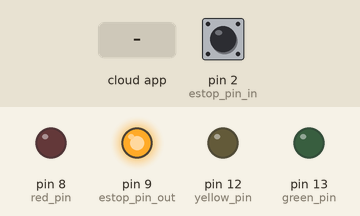
Simulated run of this sketch. Board: Arduino Uno, built with avr-gcc and run on an emulated ATmega328P. Shown: output pins drawn as LEDs (lit = HIGH). Dashed ring = blinking. The test bench sets the inputs (shaded band); at power-on: pin 2 (estop_pin_in) HIGH. The ROS host is connected and sends only what is stated.

Above: at 1.2 s.
1.3 s: the phone or cloud app sets visual_alerts to yellow_blink
At 2.8 s:
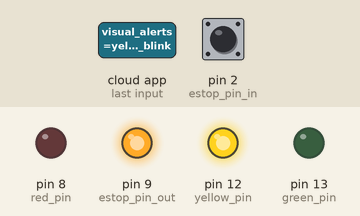
4.3 s: pin 2 (estop_pin_in) pulled LOW for 0.15 s
At 5.5 s:
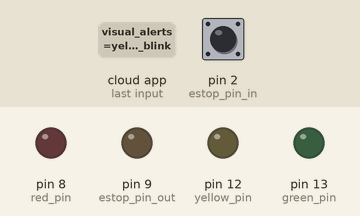
5.9 s: the phone or cloud app sets visual_alerts to red_blink
At 6.5 s:
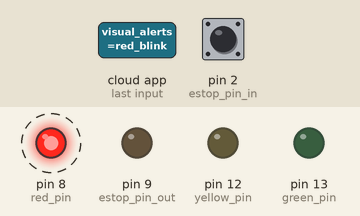
8.9 s: pin 2 (estop_pin_in) pulled LOW for 1 s
At 9.6 s:
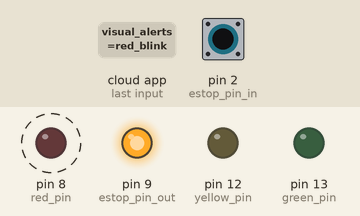
11.4 s: the phone or cloud app sets visual_alerts to green_blink
At 12.6 s:
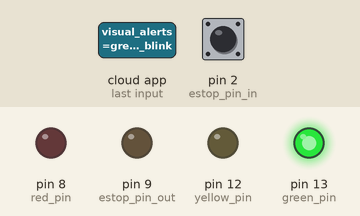
14.4 s: pin 2 (estop_pin_in) pulled LOW for 0.15 s
At 15.6 s:
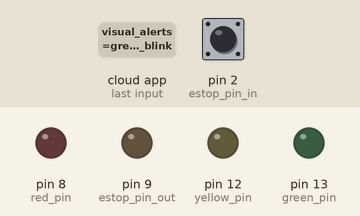
Timing chart, 0 to 17.0 s (numbered marks = the images above; inputs shaded):
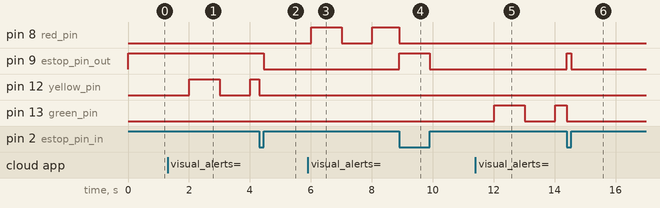

The sketch:

beacon_on_off.ino
```cpp
#include <ros.h>
#include <std_msgs/Empty.h>
#include <std_msgs/String.h>
#include <std_msgs/Bool.h>

ros::NodeHandle  nh;

const int red_pin=8;
const int yellow_pin=12;
const int green_pin=13;
const int estop_pin_in=2;
const int estop_pin_out=9;
const int period_blink=1000;
const int time_without_msg=3000;
const int time_min_light=1000;
unsigned long msg_time = 0;
unsigned long light_time = 0;
unsigned long last_light_time = 0;
unsigned long last_light_time_change=0;
String  current_alert="none";
String new_alert="none";
bool time_flag=false;
bool blinking_flag=true;
bool collision=false;

void messageCb( const std_msgs::String& data){
  new_alert=data.data;

  if (current_alert!=new_alert){
    last_light_time_change=millis();
  }
  if (millis()-last_light_time_change>time_min_light)
  {
    time_flag=true;
  }
  else{
    time_flag=false;
  }

  current_alert=new_alert;
  msg_time=millis();
}

ros::Subscriber<std_msgs::String> sub("visual_alerts", &messageCb );
std_msgs::Bool bool_msg;
ros::Publisher chatter("collision_detection", &bool_msg);

void setup()
{
  pinMode(red_pin, OUTPUT);
  pinMode(yellow_pin, OUTPUT);
  pinMode(green_pin, OUTPUT);
  pinMode(estop_pin_out, OUTPUT);
  digitalWrite(estop_pin_out, HIGH);   // unactivate estop as initial condition
  pinMode(estop_pin_in,INPUT);
  //attachInterrupt(digitalPinToInterrupt(estop_pin_in),PadReleased,FALLING);
  attachInterrupt(digitalPinToInterrupt(estop_pin_in),pin_eval,CHANGE);
  //attachInterrupt(digitalPinToInterrupt(estop_pin_in),PadReleased,RISING);
  //attachInterrupt(digitalPinToInterrupt(estop_pin_in),PadPressed,RISING);
  nh.initNode();
  nh.advertise(chatter);
  nh.subscribe(sub);

}

void check_time()
{
  light_time = millis();
  if (light_time - last_light_time > period_blink)
  {
    last_light_time = light_time;
    if (blinking_flag==true){
     blinking_flag=false;
    }
    else{
      blinking_flag=true;
    }
  }

  if (light_time- msg_time > time_without_msg){
    current_alert="none";
  }

}


void activation()
{
  check_time();
  if (current_alert=="none"){
      digitalWrite(green_pin, LOW);   // deactivate the green led
      digitalWrite(red_pin, LOW);   // deactivate the red led
      digitalWrite(yellow_pin, LOW);   // deactivate the yellow led
  }

  if (current_alert=="yellow_blink"){
      if (blinking_flag==true){
        digitalWrite(green_pin, LOW);   // deactivate the green led
        digitalWrite(red_pin, LOW);   // deactivate the red led
        digitalWrite(yellow_pin, HIGH);   // activate the yellow led
      }
      else{
        digitalWrite(green_pin, LOW);   // deactivate the green led
        digitalWrite(red_pin, LOW);   // deactivate the red led
        digitalWrite(yellow_pin, LOW);   // deactivate the yellow led

      }
  }

  if (current_alert=="red_blink"){
      if (blinking_flag==true){
        digitalWrite(green_pin, LOW);   // deactivate the green led
        digitalWrite(red_pin, HIGH);   // activate the red led
        digitalWrite(yellow_pin, LOW);   // deactivate the yellow led
      }
      else{
        digitalWrite(green_pin, LOW);   // deactivate the green led
        digitalWrite(red_pin, LOW);   // deactivate the red led
        digitalWrite(yellow_pin, LOW);   // deactivate the yellow led

      }
  }

  if (current_alert=="green_blink"){
      if (blinking_flag==true){
        digitalWrite(green_pin, HIGH);   // activate the green led
        digitalWrite(red_pin, LOW);   // deactivate the red led
        digitalWrite(yellow_pin, LOW);   // deactivate the yellow led
      }
      else{
        digitalWrite(green_pin, LOW);   // deactivate the green led
        digitalWrite(red_pin, LOW);   // deactivate the red led
        digitalWrite(yellow_pin, LOW);   // deactivate the yellow led

      }
  }

  if (current_alert=="green" && time_flag==true){
      digitalWrite(green_pin, HIGH);   // activate the green led
      digitalWrite(red_pin, LOW);   // deactivate the red led
      digitalWrite(yellow_pin, LOW);   // deactivate the yellow led
  }
  if (current_alert=="yellow" && time_flag==true){
      digitalWrite(yellow_pin, HIGH);   // activate the yellow led
      digitalWrite(red_pin, LOW);   // deactivate the red led
      digitalWrite(green_pin, LOW);   // deactivate the green led
  }
  if (current_alert=="red"  && time_flag==true){
      digitalWrite(red_pin,HIGH);   // activate the red led
      digitalWrite(yellow_pin,LOW);   // deactivate the yellow led
      digitalWrite(green_pin,LOW);   // deactivate the green led
  }
}

//void PadReleased()
//{
//  if (digitalRead(estop_pin_in)==LOW){
//   collision=false;
//  }
//  else{
//    collision=true;
//  }
//  //delay(10);
//}

//void PadReleased()
//{
//  delay(1);
//  //collision=false;
//  pin_eval();
//}

//void PadPressed()
//{
//  delay(1);
//  //collision=true;
//  pin_eval();
//}


void pin_eval()
{
  delay(5); // mandatory
  if (digitalRead(estop_pin_in)==LOW){
   collision=false;
   digitalWrite(estop_pin_out, HIGH);   // unactivate estop
  }
  else{
   collision=true;
   digitalWrite(estop_pin_out, LOW);   // activate estop
  }
}

void loop()
{
  activation();
  bool_msg.data = collision;
  chatter.publish( &bool_msg );
  nh.spinOnce();
  delay(1);
}
```

Measured:
- after the input at 1.3 s, pin 12 (yellow_pin): LOW → HIGH after 0.70 s, → LOW 1.0 s later, → HIGH 1.0 s later
- after the input at 4.3 s, pin 9 (estop_pin_out): HIGH → LOW after 0.15 s
- after the input at 5.9 s, pin 8 (red_pin): LOW → HIGH after 0.11 s, → LOW 1.0 s later, → HIGH 1.0 s later
- after the input at 8.9 s, pin 9 (estop_pin_out): LOW → HIGH at once, → LOW 1.0 s later
- after the input at 11.4 s, pin 13 (green_pin): LOW → HIGH after 0.62 s, → LOW 1.0 s later, → HIGH 1.0 s later
- after the input at 14.4 s, pin 9 (estop_pin_out): LOW → HIGH at once, → LOW 0.15 s later
